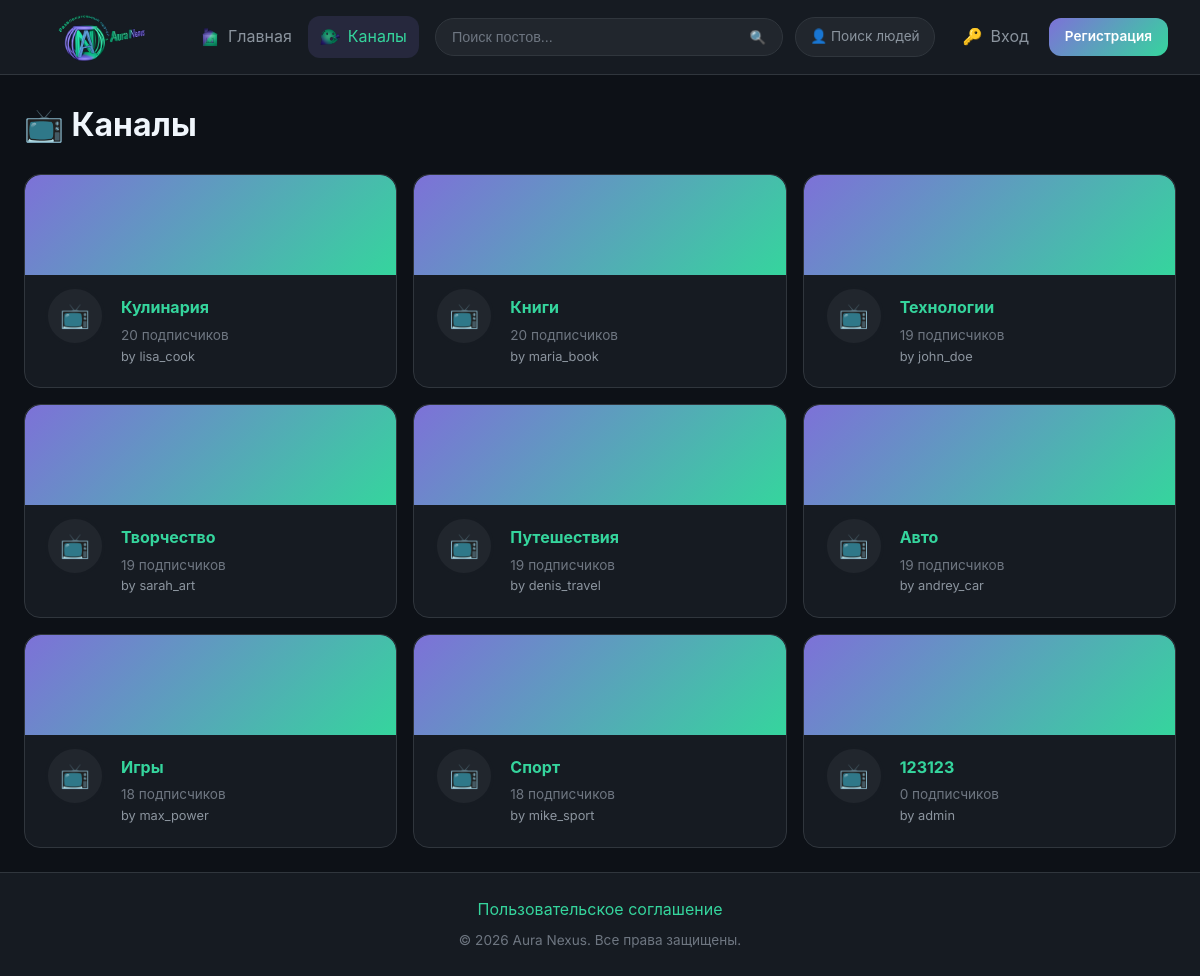
Screenshot of /channels with the database file from the repository.
### tables this page shows
CREATE TABLE channels (
            id INTEGER PRIMARY KEY AUTOINCREMENT,
            name TEXT UNIQUE NOT NULL,
            description TEXT,
            avatar TEXT,
            banner TEXT,
            creator_id INTEGER NOT NULL,
            created_at TEXT DEFAULT CURRENT_TIMESTAMP,
            FOREIGN KEY (creator_id) REFERENCES users(id)
        );

CREATE TABLE users (
            id INTEGER PRIMARY KEY AUTOINCREMENT,
            username TEXT UNIQUE NOT NULL,
            email TEXT UNIQUE NOT NULL,
            password TEXT NOT NULL,
            role TEXT DEFAULT 'user',
            avatar TEXT,
            banner TEXT,
            bio TEXT,
            is_banned INTEGER DEFAULT 0,
            ban_until TEXT,
            ban_reason TEXT,
            created_at TEXT DEFAULT CURRENT_TIMESTAMP
        );

### app.py (the view)
@app.route('/channels')
def channels_list():
    conn = get_db()
    channels = conn.execute('''
        SELECT c.*, u.username as creator_name,
               (SELECT COUNT(*) FROM channel_subscribers WHERE channel_id = c.id) as sub_count
        FROM channels c
        JOIN users u ON c.creator_id = u.id
        ORDER BY sub_count DESC
    ''').fetchall()
    user = get_current_user()
    chat_messages = get_chat_messages() if user else []
    return render_template('channel/list.html', channels=channels, chat_messages=chat_messages)

### app.py (called while the page is built, shortened)
def get_db():
    if 'db' not in g:
        g.db = sqlite3.connect(DATABASE, timeout=30)
        g.db.row_factory = sqlite3.Row
        g.db.execute('PRAGMA journal_mode=WAL')
        g.db.execute('PRAGMA busy_timeout=30000')
    return g.db

def get_current_user():
    if 'user_id' not in session:
        return None

@app.context_processor
def inject_globals():
    user = get_current_user()
    notif_count = get_unread_notifications_count(user['id']) if user else 0
    msg_count = get_unread_messages_count(user['id']) if user else 0
    pending_reports = get_pending_reports_count() if user and user['role'] in ['admin', 'moderator'] else 0
    return {
        'current_user': user,
        'notification_count': notif_count,
        'message_count': msg_count,
        'pending_reports_count': pending_reports,
        'REACTION_TYPES': REACTION_TYPES,
        'REPORT_CATEGORIES': REPORT_CATEGORIES,
    }

### templates/channel/list.html (shortened to what this page needs)
{% extends 'base.html' %}
{% block content %}
<div style="display: flex; justify-content: space-between; align-items: center; margin-bottom: 1.5rem;">
    <h1>📺 Каналы</h1>
</div>
<div style="display: grid; grid-template-columns: repeat(auto-fill, minmax(300px, 1fr)); gap: 1rem;">
    {% for channel in channels %}
    <a href="/channel/{{ channel.id }}" class="card" style="text-decoration: none; transition: transform 0.2s;">
        <div style="height: 100px; background: var(--accent-gradient); border-radius: var(--radius-lg) var(--radius-lg) 0 0; overflow: hidden;">
        </div>
        <div class="card-body" style="display: flex; gap: 1rem; align-items: center;">
            <div style="width: 60px; height: 60px; border-radius: 50%; background: var(--bg-tertiary); display: flex; align-items: center; justify-content: center; font-size: 1.5rem; margin-top: -30px; border: 3px solid var(--bg-secondary); overflow: hidden;">
                {% if channel.avatar %}
                <img src="{{ url_for('uploaded_file', filename=channel.avatar) }}" alt="" style="width: 100%; height: 100%; object-fit: cover;">
                {% else %}
                📺
                {% endif %}
            </div>
            <div style="flex: 1;">
                <h3 style="font-size: 1rem; margin-bottom: 0.25rem;">{{ channel.name }}</h3>
                <p style="font-size: 0.85rem; color: var(--text-muted);">{{ channel.sub_count }} подписчиков</p>
                <p style="font-size: 0.8rem; color: var(--text-secondary);">by {{ channel.creator_name }}</p>
            </div>
        </div>
    </a>
    {% endfor %}
</div>
{% endblock %}

### static/CSS/style.css (style rules this page uses)
:root { --bg-primary: #0d1117; --bg-secondary: #161b22; --bg-tertiary: #21262d; --border-color: #30363d; --text-primary: #f0f6fc; --text-secondary: #8b949e; --text-muted: #6e7681; --accent-green: #35D59D; --accent-purple: #7D71D8; --accent-blue: #689AD3; --accent-primary: #7D71D8; --accent-secondary: #35D59D; --accent-tertiary: #689AD3; --accent-gradient: linear-gradient(135deg, #7D71D8 0%, #35D59D 100%); --accent-gradient-full: linear-gradient(135deg, #7D71D8 0%, #689AD3 50%, #35D59D 100%); --accent-gradient-reverse: linear-gradient(135deg, #35D59D 0%, #7D71D8 100%); --accent-gradient-blue: linear-gradient(135deg, #7D71D8 0%, #689AD3 100%); --accent-green-alpha: rgba(53, 213, 157, 0.15); --accent-purple-alpha: rgba(125, 113, 216, 0.15); --accent-blue-alpha: rgba(104, 154, 211, 0.15); --success: #35D59D; --danger: #da3633; --warning: #9e6a03; --info: #689AD3; --radius-sm: 6px; --radius-md: 12px; --radius-lg: 16px; --radius-full: 9999px; --shadow-sm: 0 1px 2px rgba(0,0,0,0.3); --shadow-md: 0 4px 12px rgba(0,0,0,0.4); --shadow-lg: 0 8px 24px rgba(0,0,0,0.5); --shadow-glow: 0 0 20px rgba(125, 113, 216, 0.3); --shadow-glow-green: 0 0 20px rgba(53, 213, 157, 0.3); --transition: all 0.2s ease; --font-family: 'Inter', -apple-system, BlinkMacSystemFont, 'Segoe UI', Roboto, sans-serif; }
* { margin: 0; padding: 0; box-sizing: border-box; }
body { font-family: var(--font-family); background: var(--bg-primary); color: var(--text-primary); min-height: 100vh; display: flex; flex-direction: column; line-height: 1.6; }
a { color: var(--accent-green); text-decoration: none; transition: var(--transition); }
.card { background: var(--bg-secondary); border: 1px solid var(--border-color); border-radius: var(--radius-lg); overflow: hidden; }
.card-body { padding: 1.25rem; }

### rows the page displays
channels: name "Кулинария", sub_count "20", creator_name "lisa_cook"
channels: name "Книги", sub_count "20", creator_name "maria_book"
channels: name "Технологии", sub_count "19", creator_name "john_doe"
channels: name "Творчество", sub_count "19", creator_name "sarah_art"
channels: name "Путешествия", sub_count "19", creator_name "denis_travel"
channels: name "Авто", sub_count "19", creator_name "andrey_car"
channels: name "Игры", sub_count "18", creator_name "max_power"
channels: name "Спорт", sub_count "18", creator_name "mike_sport"
channels: name "123123", sub_count "0", creator_name "admin"
